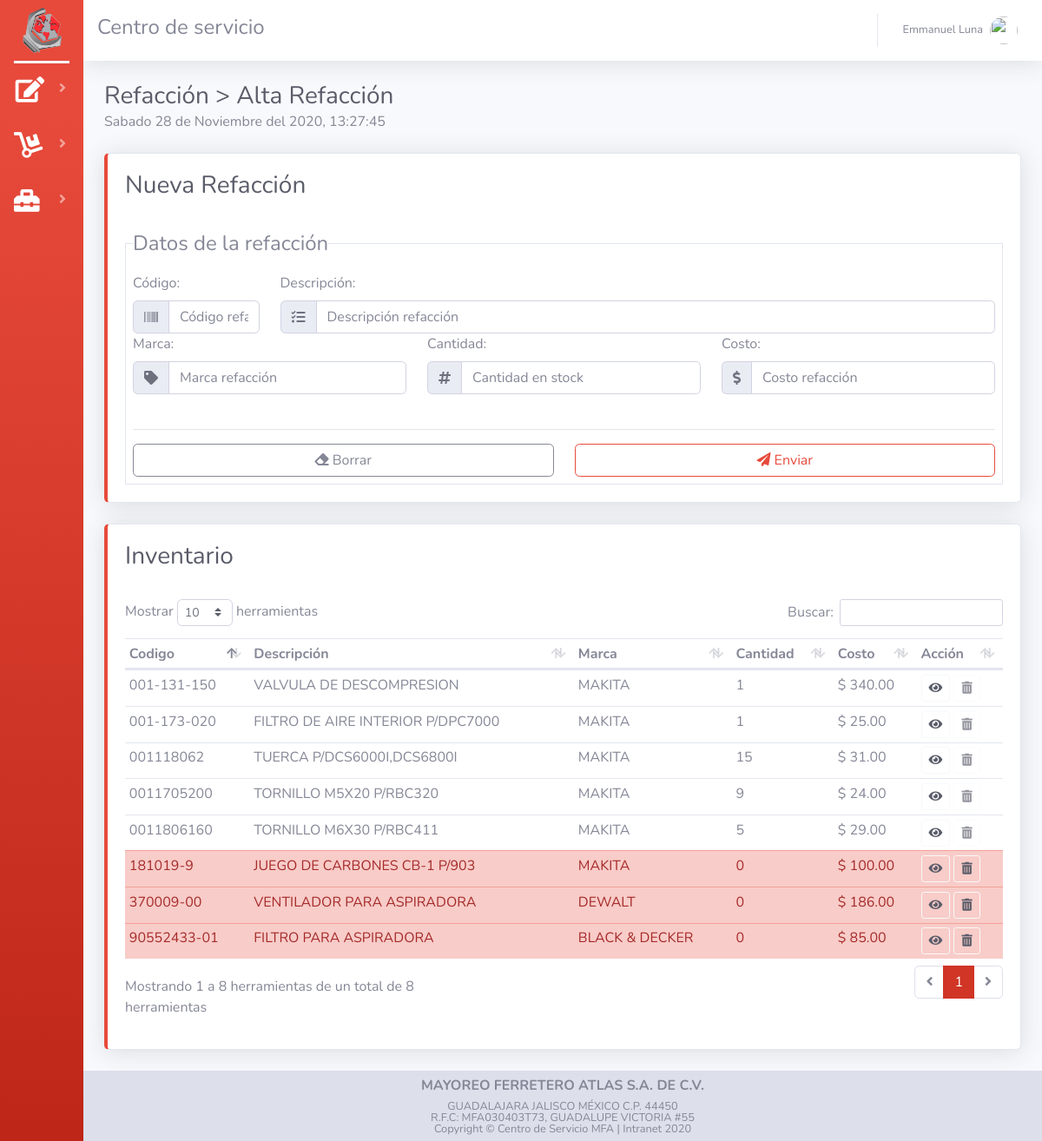
/refaccion.php (signed in), run on the app's committed database.
### tables this page shows
CREATE TABLE `tab_refaccion` (
  `id_refaccion` int(11) NOT NULL AUTO_INCREMENT,
  `cod_refaccion` varchar(50) NOT NULL,
  `desc_refaccion` varchar(50) NOT NULL,
  `marca_refaccion` varchar(50) NOT NULL,
  `cant_refaccion` int(11) NOT NULL,
  `costo_refaccion` int(11) NOT NULL,
  PRIMARY KEY (`id_refaccion`) USING BTREE
);

### refaccion.php (the view, shortened to what this page needs)
<?php session_start(); include("assets/controler/conexion.php");
?>
<!DOCTYPE html>
<html lang="en">
<head>
    <?php  include_once("assets/common/header.php");?>
</head>
<body id="page-top">
    <div id="wrapper">
        <?php  include("assets/common/sidebar.php");?>
        <div id="content-wrapper" class="d-flex flex-column">
            <div id="content">
                <?php  include("assets/common/topbar.php");?>
                <div class="container-fluid">
                    <div class="d-sm-flex align-items-center justify-content-between mb-4">
                        <div>
                            <h1 class='h3 mb-0 text-gray-800'>Refacción > Alta Refacción</h1>
                            <div id="reloj" style="text-align: left;">
                            </div>
                        </div>
                    </div>
                    <div class="row">
                        <div class="col-xl-12 col-md-12 mb-12">
                            <div class="card border-left-danger shadow ">
                                <div class="card-body">
                                    <h1 class='h3 text-gray-800'>Nueva Refacción</h1>
                                    <br>
                                    <form class="form" id="cleanForm"
                                        action="assets/controler/refaccion/altarefaccion.php" method="POST">
                                        <fieldset class='border p-2'>
                                            <legend class='w-auto'>Datos de la refacción</legend>
                                            <div class="row">
                                                <div class="col-2">
                                                    <label>Código:</label>
                                                    <div class="input-group ">
                                                        <div class="input-group-prepend">
                                                            <span class="input-group-text">
                                                                <i class="fas fa-barcode"></i>
                                                            </span>
                                                        </div>
                                                        <input type="text" class="form-control"
                                                            placeholder="Código refacción" name="forRefCod" required>
                                                    </div>
                                                </div>
                                                <div class="col">
                                                    <label>Descripción:</label>
                                                    <div class="input-group ">
                                                        <div class="input-group-prepend">
                                                            <span class="input-group-text">
                                                                <i class="fas fa-tasks"></i>
                                                            </span>
                                                        </div>
                                                        <input type="text" class="form-control"
                                                            placeholder="Descripción refacción" name="forRefDes"
                                                            required>
                                                    </div>
                                                </div>
                                            </div>
                                            <div class="row">
                                                <div class="col">
                                                    <label>Marca:</label>
                                                    <div class="input-group ">
                                                        <div class="input-group-prepend">
                                                            <span class="input-group-text">
                                                                <i class="fas fa-tag"></i>
                                                            </span>
                                                        </div>
                                                        <input type="text" class="form-control"
                                                            placeholder="Marca refacción" name="forRefMar" required>
                                                    </div>
                                                </div>
                                                <div class="col">
                                                    <label>Cantidad:</label>
                                                    <div class="input-group ">
                                                        <div class="input-group-prepend">
                                                            <span class="input-group-text">
                                                                <i class="fas fa-hashtag"></i>
                                                            </span>
                                                        </div>
                                                        <input type="number" class="form-control"
                                                            placeholder="Cantidad en stock" max="50" min="1"
                                                            name="forRefCan" required>
                                                    </div>
                                                </div>
                                                <div class="col">
                                                    <label>Costo:</label>
                                                    <div class="input-group ">
                                                        <div class="input-group-prepend">
                                                            <span class="input-group-text">
                                                                <i class="fas fa-dollar-sign"></i>
                                                            </span>
                                                        </div>
                                                        <input type="text" class="form-control"
                                                            placeholder="Costo refacción" name="forRefCos" required>
                                                    </div>
                                                </div>
                                            </div>
                                            <br>
                                            <hr>
                                            <div class="row">
                                                <div class="col-lg-6 col-md-6 col-sm-12 col-xs-12">
                                                    <button type="button" onClick=clean()
                                                        class="btn btn-outline-secondary btn-block"><i
                                                            class="fas fa-eraser"></i> Borrar</button>
                                                </div>
                                                <div class="col-lg-6 col-md-6 col-sm-12 col-xs-12">
                                                    <button type="submit" class="btn btn-outline-danger btn-block"><i
                                                            class="fas fa-paper-plane"></i> Enviar</button>
                                                </div>
                                            </div>
                                        </fieldset>
                                    </form>
                                </div>
                            </div>
                        </div>
                    </div>
                    <br>
                    <div class="row">
                        <div class="col-xl-12 col-md-12 mb-12">
                            <div class="card border-left-danger shadow ">
                                <div class="card-body">
                                    <h1 class='h3 text-gray-800'>Inventario</h1>
                                    <br>
                                    <div class="table">
                                        <table class="table table-hover table-sm" id="dataTableHerramienta" width="100%"
                                            cellspacing="0">
                                            <thead>
                                                <tr>
                                                    <th>Codigo</th>
                                                    <th>Descripción</th>
                                                    <th>Marca</th>
                                                    <th>Cantidad</th>
                                                    <th>Costo</th>
                                                    <th>Acción</th>
                                                </tr>
                                            </thead>
                                            <tbody>
                                                <?php
                                                        $queryrefaccion = "SELECT * FROM tab_refaccion";
                                                        $rsrefaccion = mysqli_query($con, $queryrefaccion) or die ("Error de consulta");
                                                            while ($refaccion = mysqli_fetch_array($rsrefaccion)) {
                                                                if($refaccion['cant_refaccion']==0){
                                                                    echo "<tr class='table-danger' style='color: brown;'>";
                                                                    $disable="";
                                                                }else{
                                                                    echo "<tr>";
                                                                    $disable="disabled";
                                                                }
                                                                echo "
                                                                        <td>".$refaccion['cod_refaccion']."</td>
                                                                        <td>".$refaccion['desc_refaccion']."</td>
                                                                        <td>".$refaccion['marca_refaccion']."</td>
                                                                        <td>".$refaccion['cant_refaccion']."</td>
                                                                        <td>$ ".$refaccion['costo_refaccion'].".00</td>
                                                                        <td>
                                                                            <button type='button' class='btn btn-outline-light text-dark btn-sm BtnRefaccionMod' data-toggle='modal' data-target='#modalRefaccionMod'value='".$refaccion['id_refaccion']."'>
                                                                            <i class='fas fa-eye'></i></button>
                                                                            <button type='button' class='btn btn-outline-light text-dark btn-sm BtnRefaccionDown' ".$disable." data-toggle='modal' data-target='#modalRefaccionDown'value='".$refaccion['id_refaccion']."'>
                                                                            <i class='fas fa-trash-alt'></i></button>
                                                                        </td>
                                                                    </tr>
                                                        "; } ?>
                                            </tbody>
                                        </table>
                                    </div>
                                </div>
                            </div>
                        </div>
                    </div>
                </div>
                <br>
            </div>
            <?php  include_once("assets/common/foter.php");?>
        </div>
    </div>
</body>
</html>

### assets/css/code.css (style rules this page uses)
* { margin: 0; padding: 0; box-sizing: border-box; }

### data on the page
tab_refaccion: cod_refaccion "181019-9", desc_refaccion "JUEGO DE CARBONES CB-1 P/903", marca_refaccion "MAKITA", cant_refaccion "0", costo_refaccion "100", $refaccion['id_refaccion'] 1 (drawn)
tab_refaccion: cod_refaccion "001-131-150", desc_refaccion "VALVULA DE DESCOMPRESION", marca_refaccion "MAKITA", cant_refaccion "1", costo_refaccion "340", $refaccion['id_refaccion'] 2 (drawn)
tab_refaccion: cod_refaccion "001-173-020", desc_refaccion "FILTRO DE AIRE INTERIOR P/DPC7000", marca_refaccion "MAKITA", cant_refaccion "1", costo_refaccion "25", $refaccion['id_refaccion'] 3 (drawn)
tab_refaccion: cod_refaccion "001118062", desc_refaccion "TUERCA P/DCS6000I,DCS6800I", marca_refaccion "MAKITA", cant_refaccion "15", costo_refaccion "31", $refaccion['id_refaccion'] 4 (drawn)
tab_refaccion: cod_refaccion "0011806160", desc_refaccion "TORNILLO M6X30 P/RBC411", marca_refaccion "MAKITA", cant_refaccion "5", costo_refaccion "29"
tab_refaccion: cod_refaccion "0011705200", desc_refaccion "TORNILLO M5X20 P/RBC320", marca_refaccion "MAKITA", cant_refaccion "9", costo_refaccion "24", $refaccion['id_refaccion'] 6 (drawn)
tab_refaccion: cod_refaccion "90552433-01", desc_refaccion "FILTRO PARA ASPIRADORA", marca_refaccion "BLACK & DECKER", cant_refaccion "0", costo_refaccion "85", $refaccion['id_refaccion'] 7 (drawn)
tab_refaccion: cod_refaccion "370009-00", desc_refaccion "VENTILADOR PARA ASPIRADORA", marca_refaccion "DEWALT", cant_refaccion "0", costo_refaccion "186", $refaccion['id_refaccion'] 8 (drawn)

### other printed values
$_SESSION['name_user'] "Emmanuel Luna"
